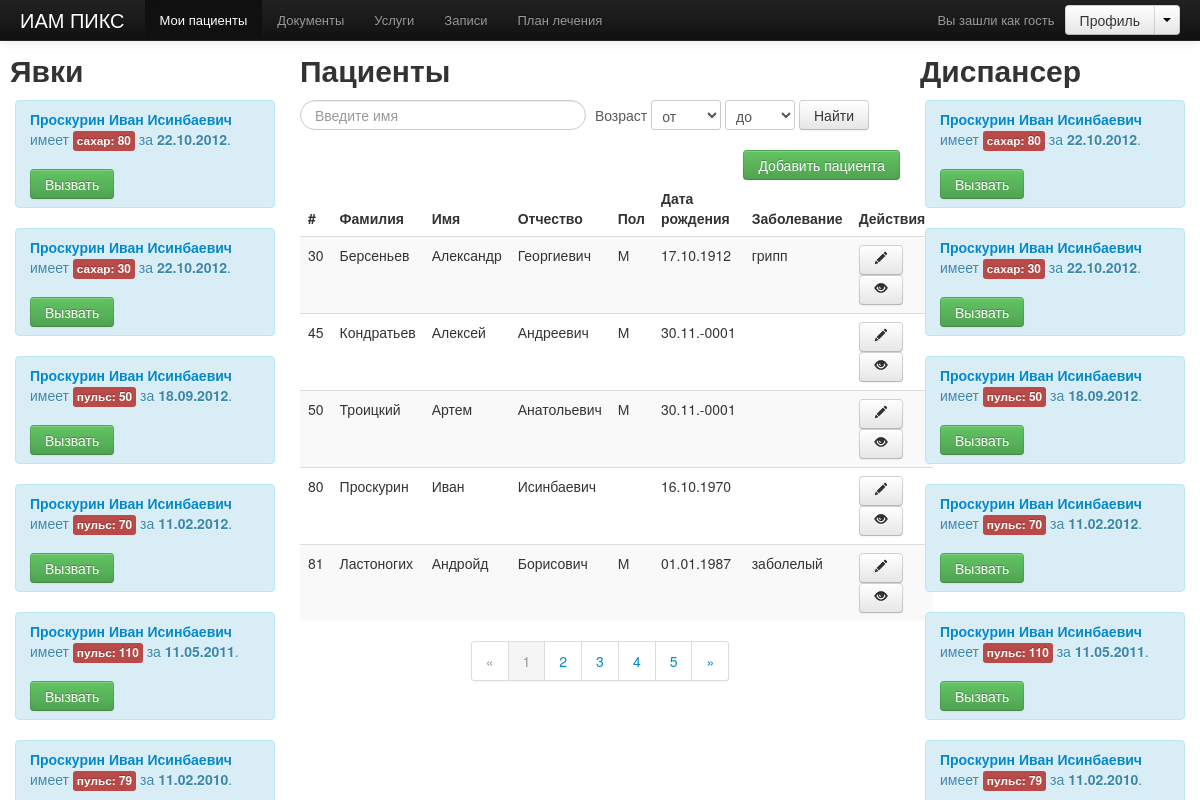
The page /demo/index.php on the database its author committed.
### tables this page shows
CREATE TABLE IF NOT EXISTS `parameters` (
  `id` int(11) NOT NULL AUTO_INCREMENT,
  `value` varchar(10) DEFAULT NULL,
  `closed` tinyint(1) DEFAULT '0',
  `sent` tinyint(1) DEFAULT '0',
  `date` timestamp NOT NULL DEFAULT CURRENT_TIMESTAMP ON UPDATE CURRENT_TIMESTAMP,
  `parameter_type_id` int(11) NOT NULL,
  `patient_id` int(11) NOT NULL,
  `preparation_id` int(11) NOT NULL,
  `parameter_norm_id` int(11) NOT NULL,
  PRIMARY KEY (`id`),
  KEY `parameter_types_id_FK_1` (`parameter_type_id`),
  KEY `parameter_types_id_FK_2` (`patient_id`),
  KEY `preparation_id_FK_2` (`preparation_id`),
  KEY `parameter_types_id_FK_6` (`parameter_norm_id`)
);

CREATE TABLE IF NOT EXISTS `patients` (
  `id` int(11) NOT NULL AUTO_INCREMENT,
  `first_name` varchar(300) NOT NULL,
  `last_name` varchar(120) DEFAULT NULL,
  `patronymic` varchar(120) DEFAULT NULL,
  `sex` varchar(1) DEFAULT NULL,
  `document` text,
  `address` text NOT NULL,
  `phone` varchar(50) DEFAULT NULL,
  `mobile_phone` varchar(30) DEFAULT NULL,
  `mobile_phone_second` varchar(30) DEFAULT NULL,
  `desease` text,
  `date_birth` date NOT NULL,
  PRIMARY KEY (`id`)
);

### demo/functions.php (called while the page is built, shortened)
<?php
function query($value) {
    $sql = mysql_query($value);
    return $sql;
}
function get_patients()
{
    $sql = query("select * from patients");
    while($records = mysql_fetch_assoc($sql))
    $new_records[] = $records;
    return $new_records;
}
function get_date_birth($date)
{
    return date("d.m.Y",strtotime($date));
}
function notifs()
{
    $sql = query("SELECT distinct(parameters.id) as id, patients.last_name, patients.id as uid, patients.first_name, patients.patronymic,
    parameters.date as date, parameters.value,
    (select LOWER(parameter_types.name) from parameter_types where parameters.parameter_type_id = parameter_types.id limit 1) as name,
    (select parameter_types.code from parameter_types where parameters.parameter_type_id = parameter_types.id limit 1) as code
    FROM parameters, parameter_norms, patients
    WHERE (value < start_norm OR value > end_norm) AND YEAR(date) >= '2010' AND YEAR(date) <= '2012' AND (parameter_norm_id = parameter_norms.id
    AND patients.id = parameters.patient_id) ORDER BY date DESC");
    while($record = mysql_fetch_assoc($sql))
    $records[] = $record;
    return $records;
}

### demo/includes/patients.php (the view)
<table class="table table-striped">
    <thead>
    <tr>
        <th>#</th>
        <th>
            Фамилия
        </th>
        <th>
            Имя
        </th>
        <th>
            Отчество
        </th>
        <th>
            Пол
        </th>
        <th>
            Дата рождения
        </th>
        <th>
            Заболевание
        </th>
        <th>
            Действия
        </th>
    </tr>
    </thead>
    <tbody>
    <?php $patient = get_patients(); foreach($patient as $patient) { ?>
    <tr>
        <td>
            <?=$patient['id']?>
        </td>
        <td>
            <?=$patient['last_name']?>
        </td>
        <td>
            <?=$patient['first_name']?>
        </td>
        <td>
            <?=$patient['patronymic']?>
        </td>
        <td>
            <?=$patient['sex']?>
        </td>
        <td>
            <?php
                if($patient['date_birth'] != 0) {
                    echo get_date_birth($patient['date_birth']);
                }
            ?>
        </td>
        <td>
            <?=$patient['desease']?>
        </td>
        <td>
            <a title="Редактировать" href="edit.php?patient_id=<?=$patient['id']?>" class="btn">
                <i class="icon-pencil"></i>
            </a>
            <a id="<?=$patient['id']?>" title="Просмотр" href="show.php?patient_id=<?=$patient['id']?>" class="btn js-chart-link">
                <i class="icon-eye-open"></i>
            </a>
        </td>
    </tr>
        <?php } ?>
    </tbody>
</table>
<div class="pagination pagination-centered">
    <ul>
        <li class="disabled"><a href="#">«</a></li>
        <li class="active"><a href="#">1</a></li>
        <li><a href="#">2</a></li>
        <li><a href="#">3</a></li>
        <li><a href="#">4</a></li>
        <li><a href="#">5</a></li>
        <li><a href="#">»</a></li>
    </ul>
</div>

### demo/includes/notifications.php (shortened to what this page needs)
<?php
$patients = notifs();
$str = explode(';', $_COOKIE['messages']);
$sent = explode(';', $_COOKIE['sent']);
$closed = explode(';', $_COOKIE['closed']);
for($i=0;$i<count($patients); $i++) {
    $id = $patients[$i]['id'];
    if(!in_array($id, $sent) && !in_array($id, $closed))  { ?>
    <div class="alert
    <?php if(in_array($id, $str)) { echo 'alert-success'; } else { echo 'alert-info'; } ?>" id="<?=$id?>">
            <a href="/demo/show.php?patient_id=<?=$patients[$i]['uid']?>" id="<?=$patients[$i]['uid']?>" class="js-chart-link js-name" rel="tooltip" data-original-title="Просмотреть график по <?=$patients[$i]['name']?>у">
                <strong>
                    <?=$patients[$i]['last_name'] .' '. $patients[$i]['first_name'] .' '. $patients[$i]['patronymic']?>
                </strong>
            </a>
         имеет <span class="label label-important"><?=$patients[$i]['name']?>: <?=$patients[$i]['value']?></span> за
        <b><?=date("d.m.Y",strtotime($patients[$i]['date']))?></b>.
        <br><br>
        <?php if(!in_array($id, $str)) { ?>
            <button type="button" class="btn btn-success submit" data-toggle="modal" href="#myModal">Вызвать</button>
        <?php } ?>
    </div>
<?php }  } ?>

### demo/css/main.css (style rules this page uses)
body .alert { position: relative; padding-right: 10px; }

### demo/css/docs.css (style rules this page uses)
body { position: relative; padding-top: 40px; }

### rows shown on the page
parameters: patient.last_name "Проскурин", patient.first_name "Иван", patient.patronymic "Исинбаевич", name "сахар", value "80", date "22.10.2012", shows "Вызвать"
parameters: patient.last_name "Проскурин", patient.first_name "Иван", patient.patronymic "Исинбаевич", name "сахар", value "30", date "22.10.2012", shows "Вызвать"
parameters: patient.last_name "Проскурин", patient.first_name "Иван", patient.patronymic "Исинбаевич", name "пульс", value "50", date "18.09.2012", shows "Вызвать"
parameters: patient.last_name "Проскурин", patient.first_name "Иван", patient.patronymic "Исинбаевич", name "пульс", value "70", date "11.02.2012", shows "Вызвать"
parameters: patient.last_name "Проскурин", patient.first_name "Иван", patient.patronymic "Исинбаевич", name "пульс", value "110", date "11.05.2011", shows "Вызвать"
parameters: patient.last_name "Проскурин", patient.first_name "Иван", patient.patronymic "Исинбаевич", name "пульс", value "79", date "11.02.2010"
patients: id "30", last_name "Берсеньев", first_name "Александр", patronymic "Георгиевич", sex "М", date_birth "17.10.1912", desease "грипп"
patients: id "45", last_name "Кондратьев", first_name "Алексей", patronymic "Андреевич", sex "М", date_birth "30.11.-0001"
patients: id "50", last_name "Троицкий", first_name "Артем", patronymic "Анатольевич", sex "М", date_birth "30.11.-0001"
patients: id "80", last_name "Проскурин", first_name "Иван", patronymic "Исинбаевич", date_birth "16.10.1970"
patients: id "81", last_name "Ластоногих", first_name "Андройд", patronymic "Борисович", sex "М", date_birth "01.01.1987", desease "заболелый"
